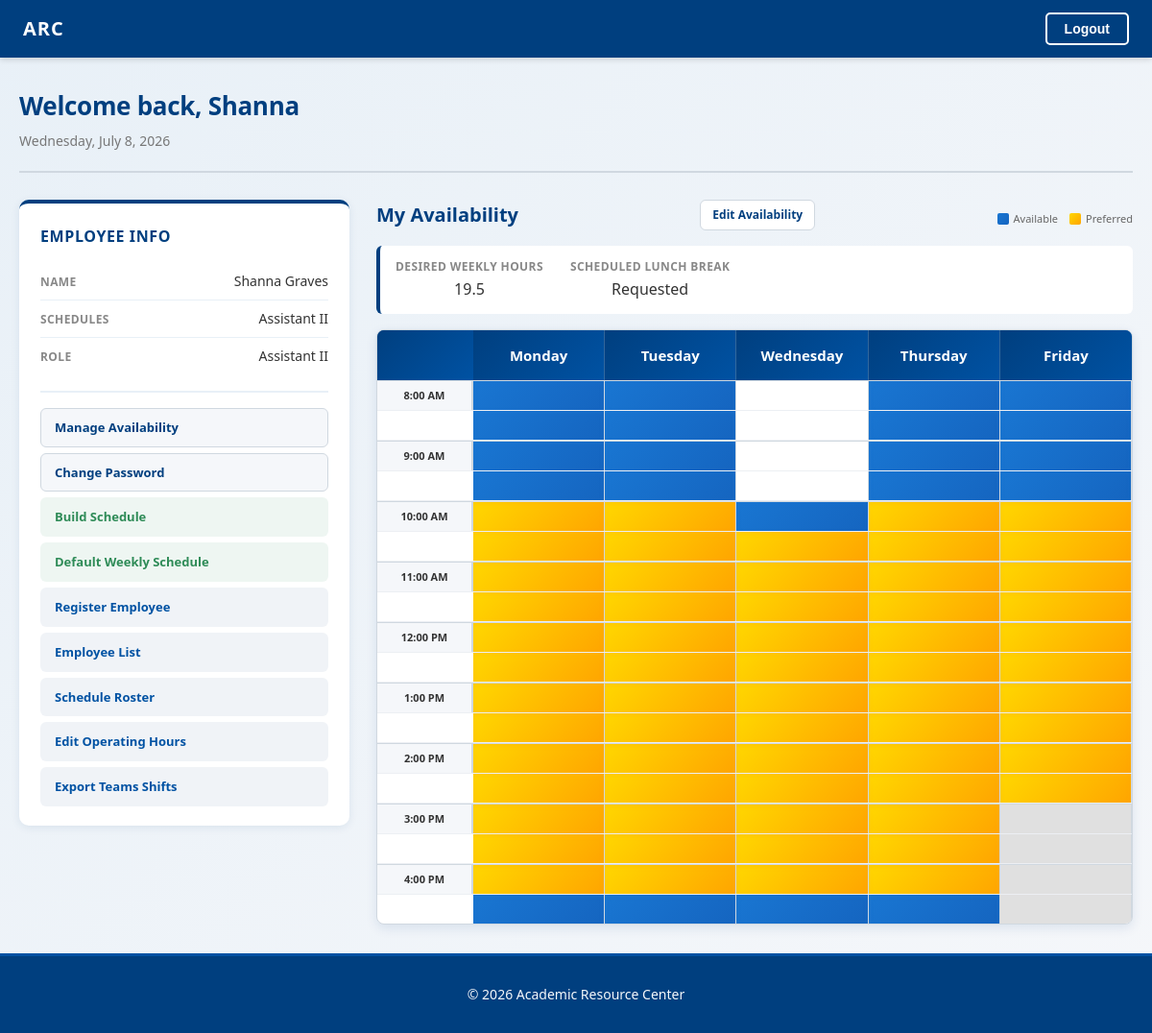
Before: / (signed in) with the older database file.
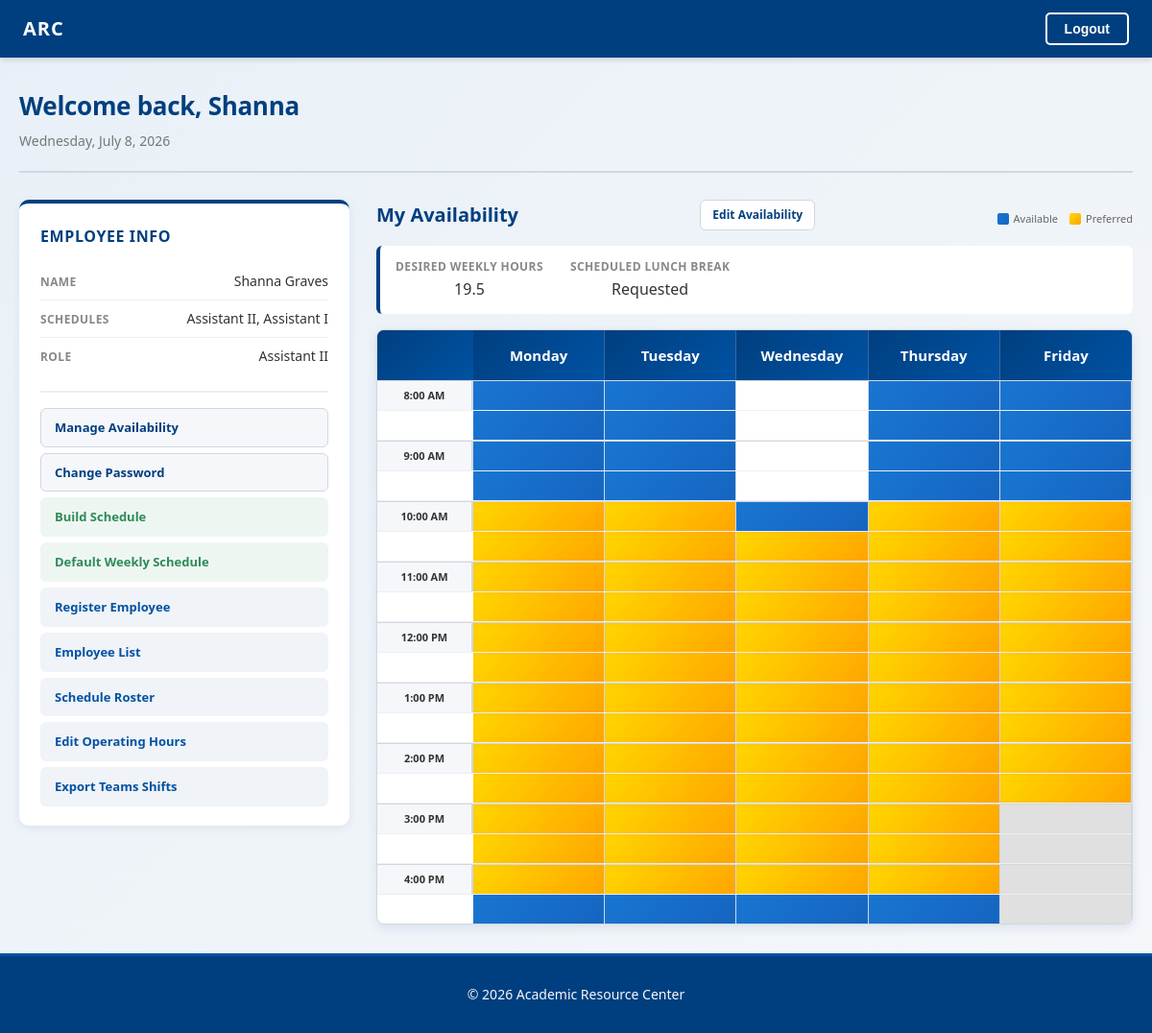
After: the same page with the newer database file.
### account/models.py (models this page shows)
class Employee(AbstractUser):
    class Role(models.TextChoices):
        ASSISTANT_I = 'ASSISTANT_I', 'Assistant I'
        ASSISTANT_II = 'ASSISTANT_II', 'Assistant II'
        TUTOR = 'TUTOR', 'Tutor'
    birthdate = models.DateField(null=True, blank=True)
    part_time = models.BooleanField(default=True)
    role = models.CharField(
        max_length=20,
        choices=Role.choices,
        default=Role.TUTOR,
    )
    is_admin = models.BooleanField(default=False)
    desired_weekly_hours = models.FloatField(
        null=True, blank=True, validators=[MinValueValidator(0)]
    )
    wants_lunch_break = models.BooleanField(default=False)

### scheduling/models.py (models this page shows)
class Schedule(models.Model):
    name = models.CharField(max_length=100, unique=True)
    color = models.CharField(max_length=7, default='#003F7F')
    schedulers = models.ManyToManyField(
        settings.AUTH_USER_MODEL,
        blank=True,
        related_name='scheduler_of'
    )
    members = models.ManyToManyField(
        settings.AUTH_USER_MODEL,
        blank=True,
        related_name='member_of'
    )
    def __str__(self):
        return self.name

### dashboard/views.py (the view)
# urls.py: path('', views.dashboard, name='dashboard'),
@login_required
def dashboard(request):
    today = date.today()
    week_param = request.GET.get('week')
    if week_param:
        week_start = parse_date(week_param)
        if not week_start:
            week_start = _week_start(today)
    else:
        week_start = _week_start(today)
    week_dates = [week_start + timedelta(days=i) for i in range(5)]  # Mon–Fri
    prev_week = (week_start - timedelta(weeks=1)).isoformat()
    next_week = (week_start + timedelta(weeks=1)).isoformat()
    schedule_entries = list(
        ScheduleEntry.objects.filter(
            user=request.user,
            date__in=week_dates
        ).select_related('schedule').order_by('date', 'start_time')
    )
    seen_schedules = {}
    for e in schedule_entries:
        if e.schedule_id not in seen_schedules:
            seen_schedules[e.schedule_id] = {'label': e.schedule.name, 'color': e.schedule.color}
    schedule_legend = list(seen_schedules.values())
    day_hours = {}
    for d in week_dates:
        start, end, closed = _get_operating_hours_for_date(d)
        day_hours[d] = {'start': start, 'end': end, 'closed': closed}
    open_hours = [(h['start'], h['end']) for h in day_hours.values() if not h['closed'] and h['start']]
    if open_hours:
        grid_start = min(h[0] for h in open_hours)
        grid_end = max(h[1] for h in open_hours)
    else:
        grid_start = time(8, 0)
        grid_end = time(17, 0)
    slots = _build_time_slots(grid_start, grid_end)
    avail_list = list(WeeklyAvailability.objects.filter(user=request.user))
    MIN_AVAILABILITY_HOURS = 10
    total_availability_hours = sum(
        (a.end_time.hour * 60 + a.end_time.minute) - (a.start_time.hour * 60 + a.start_time.minute)
        for a in avail_list
    ) / 60
    grid = []
    for slot in slots:
        row = {
            'time': slot,
            'display': _slot_display(slot),
            'show_label': slot.minute == 0,
            'schedule': {},
            'avail': {},
        }
        for d in week_dates:
            dh = day_hours[d]
            in_hours = (
                not dh['closed']
                and dh['start'] is not None
                and dh['start'] <= slot < dh['end']
            )
            blocks = [
                e for e in schedule_entries
                if e.date == d and e.start_time <= slot < e.end_time
            ]
            row['schedule'][d.isoformat()] = {'in_hours': in_hours, 'blocks': blocks, 'closed': dh['closed']}
            dow = _DOW_CODE.get(d.weekday(), '')
            avail_type = ''
            if in_hours:
                for a in avail_list:
                    if a.day_of_week == dow and a.start_time <= slot < a.end_time:
                        avail_type = a.availability_type
                        break
            row['avail'][d.isoformat()] = {'in_hours': in_hours, 'type': avail_type}
        grid.append(row)
    avail_days = [
        ('MON', 'Monday'), ('TUE', 'Tuesday'), ('WED', 'Wednesday'),
        ('THU', 'Thursday'), ('FRI', 'Friday'),
    ]
    avail_operating_hours = {}
    for day_code, _ in avail_days:
        oh, _ = OperatingHours.objects.get_or_create(
            day_of_week=day_code,
            defaults={'start_time': time(8, 0), 'end_time': time(17, 0)},
        )
        avail_operating_hours[day_code] = {'start': oh.start_time, 'end': oh.end_time}
    avail_grid_start = min(v['start'] for v in avail_operating_hours.values())
    avail_grid_end = max(v['end'] for v in avail_operating_hours.values())
    avail_slots = _build_time_slots(avail_grid_start, avail_grid_end)
    avail_grid = []
    for slot in avail_slots:
        row = {'time': slot, 'display': _slot_display(slot), 'show_label': slot.minute == 0, 'days': {}}
        for day_code, _ in avail_days:
            oh = avail_operating_hours[day_code]
            in_hours = oh['start'] <= slot < oh['end']
            cell_type = ''
            if in_hours:
                for a in avail_list:
                    if a.day_of_week == day_code and a.start_time <= slot < a.end_time:
                        cell_type = a.availability_type
                        break
            row['days'][day_code] = {'type': cell_type, 'in_hours': in_hours}
        avail_grid.append(row)
    days_display = []
    for d in week_dates:
        days_display.append({
            'date': d,
            'date_iso': d.isoformat(),
            'label_full': d.strftime('%A'),
            'label_short': d.strftime('%a'),
            'label_num': str(d.day),
            'month_abbr': d.strftime('%b'),
            'is_today': d == today,
            'closed': day_hours[d]['closed'],
        })
    return render(request, 'dashboard/dashboard.html', {
        'show_schedule': False,
        'grid': grid,
        'days_display': days_display,
        'avail_grid': avail_grid,
        'avail_days': avail_days,
        'total_availability_hours': total_availability_hours,
        'min_availability_hours': MIN_AVAILABILITY_HOURS,
        'below_min_availability': total_availability_hours < MIN_AVAILABILITY_HOURS,
        'has_schedule': bool(schedule_entries),
        'schedule_legend': schedule_legend,
        'week_start': week_start,
        'week_end': week_dates[-1],
        'week_label': f"{week_start.strftime('%b')} {week_start.day} – {week_dates[-1].strftime('%b')} {week_dates[-1].day}, {week_dates[-1].year}",
        'prev_week': prev_week,
        'next_week': next_week,
        'today': today,
    })

### account/templatetags/custom_filters.py (called while the page is built)
@register.filter
def dict_lookup(dictionary, key):
    if dictionary is None:
        return None
    return dictionary.get(key, [])

### dashboard/views.py (called while the page is built)
def _build_time_slots(start_time, end_time):
    slots = []
    current = start_time
    while current < end_time:
        slots.append(current)
        total = current.hour * 60 + current.minute + SLOT_MINUTES
        current = time(total // 60, total % 60)
    return slots

def _slot_display(t):
    h, m = t.hour, t.minute
    if h == 0:
        return f"12:{m:02d} AM"
    elif h < 12:
        return f"{h}:{m:02d} AM"
    elif h == 12:
        return f"12:{m:02d} PM"
    else:
        return f"{h - 12}:{m:02d} PM"

def _week_start(d):
    return d - timedelta(days=d.weekday())

### dashboard/templates/dashboard/dashboard.html (shortened to what the changed rows need)
{% extends "dashboard/base.html" %}
{% load custom_filters %}
{% block content %}
<div class="dashboard-container">
  <div class="dashboard-header">
    <div>
      <h1 class="dashboard-title">Welcome back, {{ user.first_name }}</h1>
      <p class="dashboard-subtitle">{% now "l, F j, Y" %}</p>
    </div>
  </div>
  <div class="employee-info">
    <div class="info-section">
      <h2>Employee Info</h2>
      <div class="info-fields">
        <p><span class="info-label">Name</span><span class="info-value">{{ user.first_name }} {{ user.last_name }}</span></p>
        <p><span class="info-label">Schedules</span><span class="info-value">{{ user.member_of.all|join:", " }}</span></p>
        <p><span class="info-label">Role</span><span class="info-value">{{ user.get_role_display }}</span></p>
      </div>
    </div>
    {% if show_schedule %}
    <div class="calendar-section">
      <div class="schedule-header">
        <h2>My Schedule</h2>
        <a href="{% url 'dashboard:export_ics' %}" class="btn-export-ics" title="Download all shifts as a calendar file">Export to .ics</a>
        <div class="schedule-legend">
          {% for item in schedule_legend %}
          <span class="schedule-legend-item">
            <span class="legend-pip" style="background:{{ item.color }};border:2px solid {{ item.color }};"></span>
            {{ item.label }}
          </span>
          {% endfor %}
        </div>
      </div>
      <div class="week-nav">
        <a href="?week={{ prev_week }}" class="week-nav-btn">&#8592;</a>
        <span class="week-nav-label">{{ week_label }}</span>
        <a href="?week={{ next_week }}" class="week-nav-btn">&#8594;</a>
      </div>
      {% if not has_schedule %}
      <div class="schedule-empty">
        <p>No shifts scheduled this week. Check back later or contact your scheduler.</p>
      </div>
      {% endif %}
      <div class="hourly-calendar schedule-calendar">
        <div class="calendar-header" style="grid-template-columns: 72px repeat(5, 1fr);">
          <div class="hour-column"></div>
          {% for day in days_display %}
          <div class="day-header {% if day.is_today %}day-header-today{% endif %}">
            <span class="day-full">{{ day.label_full }}</span>
            <span class="day-date-num">{{ day.month_abbr }} {{ day.label_num }}</span>
            {% if day.closed %}<span class="day-closed-tag">Closed</span>{% endif %}
          </div>
          {% endfor %}
        </div>
        <div class="calendar-grid">
          {% for row in grid %}
          <div class="calendar-row {% if row.show_label %}hour-row{% endif %}"
               style="grid-template-columns: 72px repeat(5, 1fr);">
            <div class="hour-label{% if not row.show_label %} label-hidden{% endif %}">
              {% if row.show_label %}{{ row.display }}{% endif %}
            </div>
            {% for day in days_display %}
            {% with cell=row.schedule|dict_lookup:day.date_iso %}
            <div class="hour-cell {% if day.closed %}out-of-hours day-col-closed{% elif not cell.in_hours %}out-of-hours{% endif %}">
              {% for block in cell.blocks %}
              <div class="sched-block"
                   style="background:{{ block.schedule.color }}22;border-left-color:{{ block.schedule.color }};">
                {% if block.start_time == row.time %}
                <div class="sched-block-header">
                  <span class="sched-block-title">{{ block.custom_label|default:block.schedule.name }}</span>
                  <span class="sched-block-time">{{ block.start_time|time:"g:i A" }}&ndash;{{ block.end_time|time:"g:i A" }}</span>
                </div>
                {% endif %}
              </div>
              {% endfor %}
            </div>
            {% endwith %}
            {% endfor %}
          </div>
          {% endfor %}
        </div>
      </div>
    </div>
    {% else %}
    <div class="calendar-section">
      <div class="schedule-header">
        <h2>My Availability</h2>
        <a href="{% url 'scheduling:manage_availability' %}" class="btn-export-ics">Edit Availability</a>
        <div class="mini-avail-legend">
          <span class="mini-legend-item">
            <span class="mini-swatch" style="background:linear-gradient(135deg,#1976D2,#1565C0);"></span>Available
          </span>
          <span class="mini-legend-item">
            <span class="mini-swatch" style="background:linear-gradient(135deg,#FFD700,#FFA500);"></span>Preferred
          </span>
        </div>
      </div>
      <div class="avail-preferences-summary">
        <div class="avail-preference-field">
          <span class="info-label">Desired weekly hours</span>
          <span class="info-value">{{ user.desired_weekly_hours|default:"Not set" }}</span>
        </div>
        <div class="avail-preference-field">
          <span class="info-label">Scheduled lunch break</span>
          <span class="info-value">{{ user.wants_lunch_break|yesno:"Requested,Not requested" }}</span>
        </div>
      </div>
      <a href="{% url 'scheduling:manage_availability' %}" class="mini-calendar-link">
        <div class="avail-main-calendar hourly-calendar">
          <div class="calendar-header">
            <div class="hour-column"></div>
            {% for day_code, day_name in avail_days %}
            <div class="day-header">{{ day_name }}</div>
            {% endfor %}
          </div>
          <div class="calendar-grid">
            {% for row in avail_grid %}
            <div class="calendar-row {% if row.show_label %}hour-row{% endif %}">
              <div class="hour-label{% if not row.show_label %} label-hidden{% endif %}">
                {% if row.show_label %}{{ row.display }}{% endif %}
              </div>
              {% for day_code, day_name in avail_days %}
              {% with cell=row.days|dict_lookup:day_code %}
              <div class="hour-cell {% if not cell.in_hours %}out-of-hours{% elif cell.type == 'AVAILABLE' %}state-available{% elif cell.type == 'PREFERRED' %}state-preferred{% endif %}"></div>
              {% endwith %}
              {% endfor %}
            </div>
            {% endfor %}
          </div>
        </div>
      </a>
    </div>
    {% endif %}
  </div>
</div>
{% endblock %}

Changed rows visible on the page:
changed Employee "Shanna": member_of.all "Assistant II" → "Assistant II, Assistant I"
